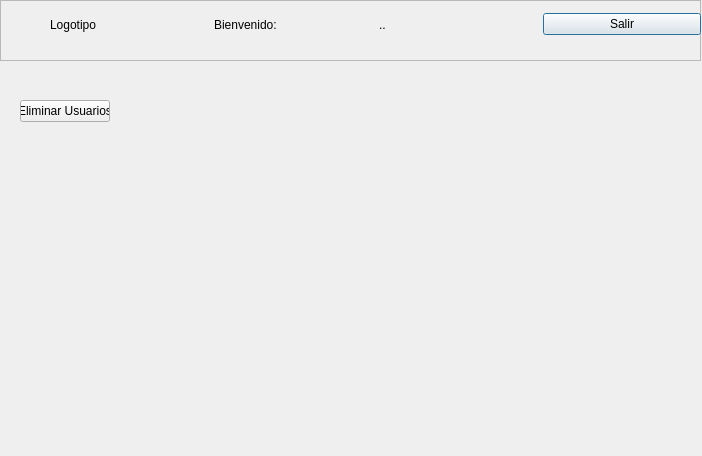
<?xml version="1.0" encoding="UTF-8"?>
<ui version="4.0">
 <class>Administrador_Principal</class>
 <widget class="QDialog" name="Administrador_Principal">
  <property name="geometry">
   <rect>
    <x>0</x>
    <y>0</y>
    <width>702</width>
    <height>456</height>
   </rect>
  </property>
  <property name="windowTitle">
   <string>Dialog</string>
  </property>
  <widget class="QFrame" name="frame">
   <property name="geometry">
    <rect>
     <x>0</x>
     <y>0</y>
     <width>701</width>
     <height>61</height>
    </rect>
   </property>
   <property name="frameShape">
    <enum>QFrame::StyledPanel</enum>
   </property>
   <property name="frameShadow">
    <enum>QFrame::Raised</enum>
   </property>
   <widget class="QWidget" name="">
    <property name="geometry">
     <rect>
      <x>50</x>
      <y>4</y>
      <width>651</width>
      <height>41</height>
     </rect>
    </property>
    <layout class="QHBoxLayout" name="horizontalLayout">
     <item>
      <widget class="QLabel" name="label">
       <property name="text">
        <string>Logotipo</string>
       </property>
      </widget>
     </item>
     <item>
      <widget class="QLabel" name="label_2">
       <property name="text">
        <string>Bienvenido: </string>
       </property>
      </widget>
     </item>
     <item>
      <widget class="QLabel" name="Nombre_Adminlabel">
       <property name="text">
        <string>..</string>
       </property>
      </widget>
     </item>
     <item>
      <widget class="QPushButton" name="Salir_pushButton">
       <property name="text">
        <string>Salir</string>
       </property>
      </widget>
     </item>
    </layout>
   </widget>
   <widget class="QFrame" name="frame_2">
    <property name="geometry">
     <rect>
      <x>0</x>
      <y>60</y>
      <width>120</width>
      <height>391</height>
     </rect>
    </property>
    <property name="frameShape">
     <enum>QFrame::StyledPanel</enum>
    </property>
    <property name="frameShadow">
     <enum>QFrame::Raised</enum>
    </property>
   </widget>
  </widget>
  <widget class="QWidget" name="">
   <property name="geometry">
    <rect>
     <x>20</x>
     <y>100</y>
     <width>90</width>
     <height>71</height>
    </rect>
   </property>
   <layout class="QVBoxLayout" name="verticalLayout">
    <item>
     <widget class="QPushButton" name="Eliminar_pushButton">
      <property name="text">
       <string>Eliminar Usuarios</string>
      </property>
     </widget>
    </item>
    <item>
     <spacer name="verticalSpacer">
      <property name="orientation">
       <enum>Qt::Vertical</enum>
      </property>
      <property name="sizeHint" stdset="0">
       <size>
        <width>20</width>
        <height>40</height>
       </size>
      </property>
     </spacer>
    </item>
   </layout>
  </widget>
 </widget>
 <resources/>
 <connections/>
</ui>
